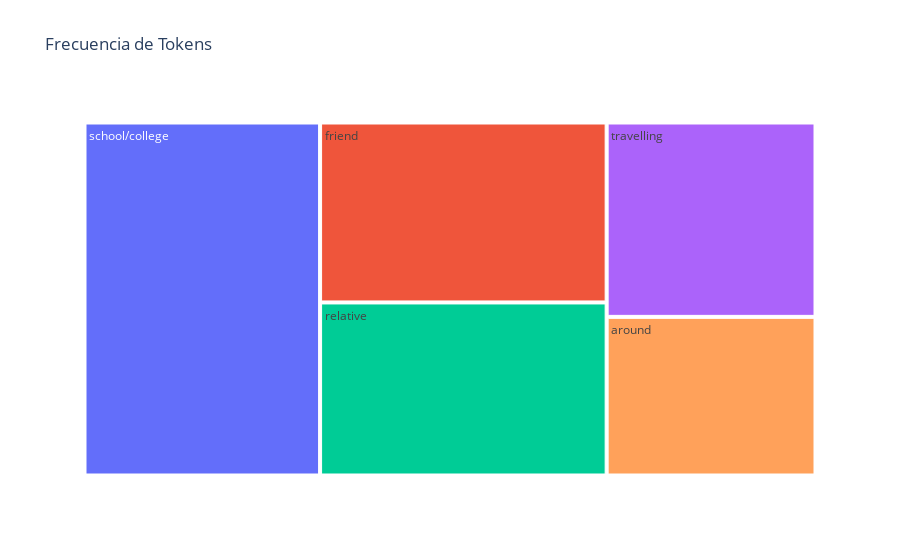

The notebook cell this image was saved under:
### Code cell
# Obtener las 10 categorías más importantes
df_tokens_top_10 = df_tokens.nlargest(5, 'Frequency')
# Crear el treemap
fig = px.treemap(df_tokens_top_10, path=['Token'], values='Frequency', title='Frecuencia de Tokens')

# Mostrar el treemap
fig.show()

### Figure 1 — Plotly figure (JSON) as saved in the notebook; plotly's stock layout.template omitted (floating-point values rounded to 4 significant figures)
{"data": [{"branchvalues": "total", "domain": {"x": [0, 1], "y": [0, 1]}, "hovertemplate": "labels=%{label}<br>Frequency=%{value}<br>parent=%{parent}<br>id=%{id}<extra></extra>", "ids": ["around", "friend", "relative", "school/college", "travelling"], "labels": ["around", "friend", "relative", "school/college", "travelling"], "name": "", "parents": ["", "", "", "", ""], "type": "treemap", "values": [151, 235, 226, 379, 185]}], "layout": {"legend": {"tracegroupgap": 0}, "title": {"text": "Frecuencia de Tokens"}}}
